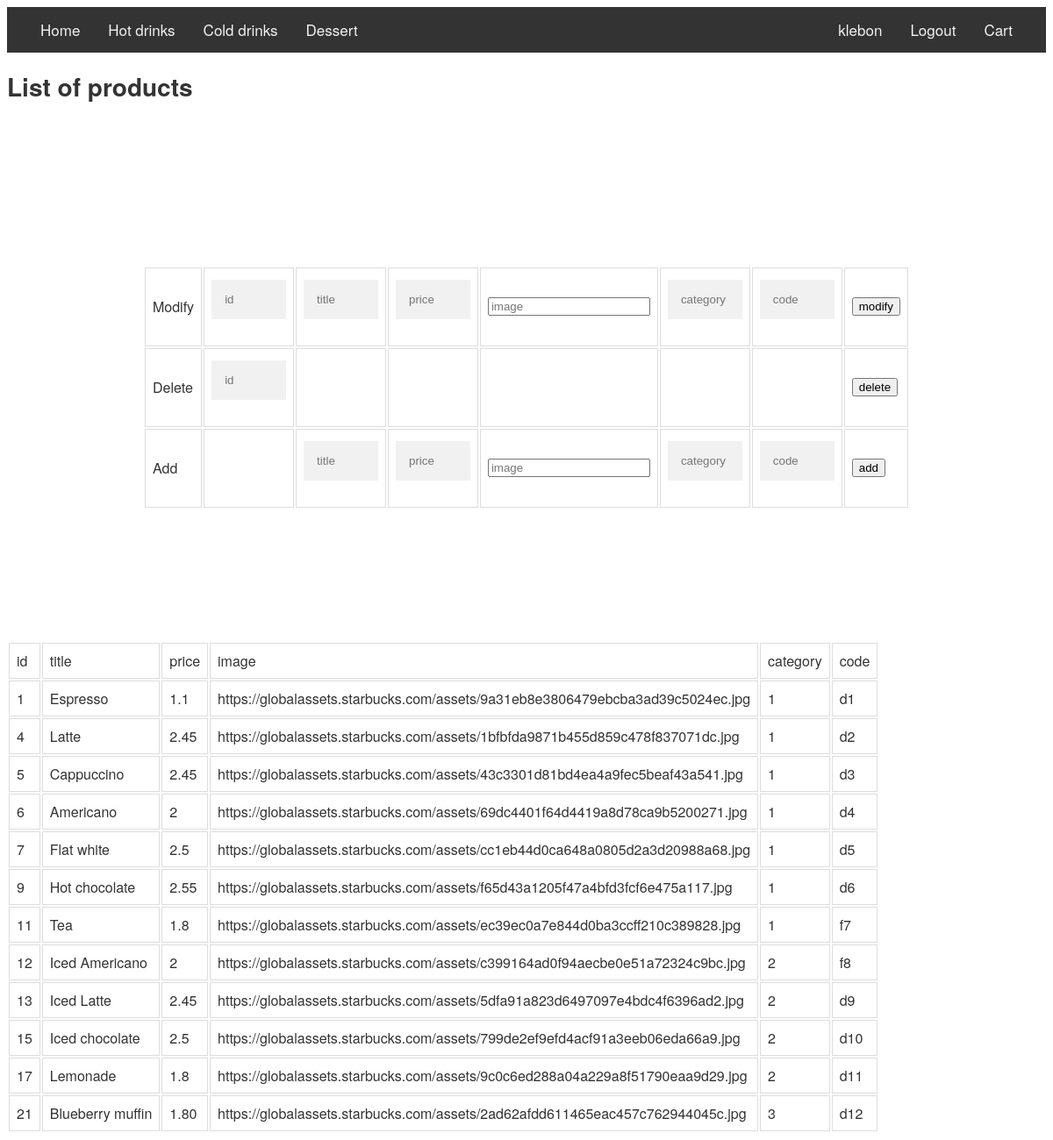
Page /admin_products.php (signed in) on the committed database.
### tables this page shows
CREATE TABLE `products` (
  `id` int(11) NOT NULL,
  `title` text NOT NULL,
  `price` varchar(16) NOT NULL,
  `image` text NOT NULL,
  `category` int(11) NOT NULL,
  `code` text NOT NULL
);

### admin_products.php (the view, shortened to what this page needs)
<?php
require_once("db_connection.php");
include("header.php");
include("nav.php");
?>
<!DOCTYPE html>
<html>
	<head>
	</head>
	<body>
		<h1>List of products</h1>
		<form class="wrapper" action="<?php echo htmlspecialchars($_SERVER["PHP_SELF"]);?>" method="post">
			<table>
				<tr>
					<td>Modify</td>
					<td><input type="text" name="id_mod" placeholder="id" value=""></td>
					<td><input type="text" name="title_mod" placeholder="title" value=""></td>
					<td><input type="text" name="price_mod" placeholder="price" value=""></td>
					<td><input type="url" name="image_mod" placeholder="image" value=""></td>
					<td><input type="text" name="category_mod" placeholder="category" value=""></td>
					<td><input type="text" name="code_mod" placeholder="code" value=""></td>
					<td><input type="submit" name="modify" value="modify"></td>
				</tr>
				<tr>
					<td>Delete</td>
					<td><input type="text" name="id_del" placeholder="id" value=""></td>
					<td></td>
					<td></td>
					<td></td>
					<td></td>
					<td></td>
					<td><input type="submit" name="delete" value="delete"></td>
				</tr>
				<tr>
					<td>Add</td>
					<td></td>
					<td><input type="text" name="title_add" placeholder="title" value=""></td>
					<td><input type="text" name="price_add" placeholder="price" value=""></td>
					<td><input type="url" name="image_add" placeholder="image" value=""></td>
					<td><input type="text" name="category_add" placeholder="category" value=""></td>
					<td><input type="text" name="code_add" placeholder="code" value=""></td>
					<td><input type="submit" name="add" value="add"></td>
				</tr>
			</table>
		</form>
		<table>
			<tr>
				<td>id</td>
				<td>title</td>
				<td>price</td>
				<td>image</td>
				<td>category</td>
				<td>code</td>
			</tr>
<?php
$stmt = "SELECT id, title, price, image, category, code FROM products" ;
if ($list = mysqli_query($connection, $stmt))
{
	if (mysqli_num_rows($list) > 0)
	{
    	while($row = mysqli_fetch_assoc($list))
		{?>
				<tr>
					<td><?php echo $row["id"]; ?></td>
					<td><?php echo $row["title"]; ?></td>
					<td><?php echo $row["price"]; ?></td>
					<td><?php echo $row["image"]; ?></td>
					<td><?php echo $row["category"]; ?></td>
					<td><?php echo $row["code"]; ?></td>
				</tr>
		<?php
		}
	}
}
?>
		</table>
	</body>
</html>

### header.php (shortened to what this page needs)
<html>
<head>
<link rel="stylesheet" href="final.css">
</head>

### nav.php
<div class="topnav">
  <div class="container">
        <a href="index.php">Home</a>
	<a href="index.php?category=1">Hot drinks</a>
	<a href="index.php?category=2">Cold drinks</a>
	<a href="index.php?category=3">Dessert</a>
    <div class ="topnav-right">
		<?php
		  	if ($_SESSION["logged"] == true)
			{
				echo '<a href="#">'.$_SESSION["username"].'</a>';
				echo '<a href="logout.php">Logout</a>';
			}
			else
			{
		        echo '<a href="create_user.php">Sign up</a>';
		        echo '<a href="login.php">Login</a>';
			}
		?>
        <a href="cart.php">Cart</a>
</div>
</div>
</div>

### final.css (style rules this page uses)
body { font-family: "Helvetica Neue", Helvetica, Arial, sans-serif; font-size: 14px; line-height: 1.42857143; color: #333333; background-color: #fff; }
* { box-sizing: border-box; }
*:before, *:after { box-sizing: border-box; }
.container { margin-right: auto; margin-left: auto; padding-left: 15px; padding-right: 15px; }
@media (min-width: 768px) { .container { width: 750px; } }
@media (min-width: 992px) { .container { width: 970px; } }
@media (min-width: 1200px) { .container { width: 1170px; } }
@media (min-width: 768px) { div { display: block; } }
@media (min-width: 768px) { .clearfix::before, .clearfix:after, .dl-horizontal dd:before, .dl-horizontal dd:after, .container::before, .container::after, .container-fluid:before, .container-fluid:after, .row::before, .row::after, .form-horizontal .form-group:before, .form-horizontal .form-group:after, .btn-toolbar:before, .btn-toolbar:after, .btn-group-vertical > .btn-group:before, .btn-group-vertical > .btn-group:after, .nav:before, .nav:after, .navbar:before, .navbar:after, .navbar-header:before, .navbar-header:after, .navbar-collapse:before, .navbar-collapse:after, .pager:before, .pager:after, .panel-body:before, .panel-body:after, .modal-header:before, .modal-header:after, .modal-footer:before, .modal-footer:after { content: " "; display: table; } }
@media (min-width: 768px) { .clearfix::after, .dl-horizontal dd:after, .container::after, .container-fluid:after, .row::after, .form-horizontal .form-group:after, .btn-toolbar:after, .btn-group-vertical > .btn-group:after, .nav:after, .navbar:after, .navbar-header:after, .navbar-collapse:after, .pager:after, .panel-body:after, .modal-header:after, .modal-footer:after { clear: both; } }
@media (min-width: 768px) { a { text-decoration: unset; } }
@media (min-width: 768px) { .topnav { overflow: hidden; background-color: #333333; } }
@media (min-width: 768px) { .topnav a { float: left; color: #f2f2f2; text-align: center; padding: 14px 16px; text-decoration: none; font-size: 17px; } }
@media (min-width: 768px) { .topnav-right { float: right; } }
@media (min-width: 768px) { td, th { border: 1px solid #ddd; padding: 8px; } }
@media (min-width: 768px) { form { margin: 0 auto; } }
@media (min-width: 768px) { .wrapper { padding-right: 155px; padding-left: 155px; padding-bottom: 150px; padding-top: 165px; background-color: white; } }
@media (min-width: 768px) { input[type=text], input[type=password] { width: 100%; padding: 15px; margin: 5px 0 22px 0; display: inline-block; border: none; background: #f1f1f1; } }

### rows in the picture
products: id "1", title "Espresso", price "1.1", image "https://globalassets.starbucks.com/assets/9a31eb8e3806479ebcba3ad39c5024ec.jpg", category "1", code "d1"
products: id "4", title "Latte", price "2.45", image "https://globalassets.starbucks.com/assets/1bfbfda9871b455d859c478f837071dc.jpg", category "1", code "d2"
products: id "5", title "Cappuccino", price "2.45", image "https://globalassets.starbucks.com/assets/43c3301d81bd4ea4a9fec5beaf43a541.jpg", category "1", code "d3"
products: id "6", title "Americano", price "2", image "https://globalassets.starbucks.com/assets/69dc4401f64d4419a8d78ca9b5200271.jpg", category "1", code "d4"
products: id "7", title "Flat white", price "2.5", image "https://globalassets.starbucks.com/assets/cc1eb44d0ca648a0805d2a3d20988a68.jpg", category "1", code "d5"
products: id "9", title "Hot chocolate", price "2.55", image "https://globalassets.starbucks.com/assets/f65d43a1205f47a4bfd3fcf6e475a117.jpg", category "1", code "d6"
products: id "11", title "Tea", price "1.8", image "https://globalassets.starbucks.com/assets/ec39ec0a7e844d0ba3ccff210c389828.jpg", category "1", code "f7"
products: id "12", title "Iced Americano", price "2", image "https://globalassets.starbucks.com/assets/c399164ad0f94aecbe0e51a72324c9bc.jpg", category "2", code "f8"
products: id "13", title "Iced Latte", price "2.45", image "https://globalassets.starbucks.com/assets/5dfa91a823d6497097e4bdc4f6396ad2.jpg", category "2", code "d9"
products: id "15", title "Iced chocolate", price "2.5", image "https://globalassets.starbucks.com/assets/799de2ef9efd4acf91a3eeb06eda66a9.jpg", category "2", code "d10"
products: id "17", title "Lemonade", price "1.8", image "https://globalassets.starbucks.com/assets/9c0c6ed288a04a229a8f51790eaa9d29.jpg", category "2", code "d11"
products: id "21", title "Blueberry muffin", price "1.80", image "https://globalassets.starbucks.com/assets/2ad62afdd611465eac457c762944045c.jpg", category "3", code "d12"

### other values in the picture
$_SESSION["username"] "klebon"
